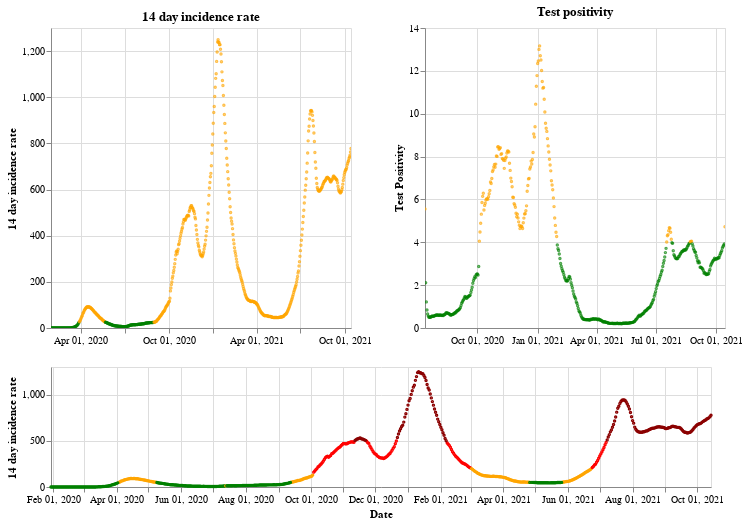

The code cell stored with this chart in its notebook:
### Markdown cell above
## England

### Code cell
plot_traffic_light('England')

### Figure 1 — Vega-Lite specification as saved in the notebook (floating-point values rounded to 4 significant figures; data arrays with more than 128 entries replaced by an {"elided": "..."} marker saying what was removed)
{"config": {"view": {"continuousWidth": 400, "continuousHeight": 300}}, "vconcat": [{"hconcat": [{"mark": {"type": "point", "size": 2}, "encoding": {"color": {"condition": {"value": "green", "test": "(datum.twoWeeklyCasesRate <= 25)"}, "value": "orange"}, "tooltip": [{"type": "nominal", "field": "areaName"}, {"type": "temporal", "field": "date"}, {"type": "quantitative", "field": "twoWeeklyCasesRate"}, {"type": "quantitative", "field": "testPositivity"}], "x": {"type": "temporal", "axis": {"title": ""}, "field": "date", "scale": {"domain": {"selection": "DateBrush"}}, "timeUnit": "yearmonthdate"}, "y": {"type": "quantitative", "axis": {"title": "14 day incidence rate"}, "field": "twoWeeklyCasesRate"}}, "title": "14 day incidence rate", "width": 300}, {"mark": {"type": "point", "size": 2}, "encoding": {"color": {"condition": {"value": "green", "test": "(datum.testPositivity <= 4)"}, "value": "orange"}, "tooltip": [{"type": "nominal", "field": "areaName"}, {"type": "temporal", "field": "date"}, {"type": "quantitative", "field": "twoWeeklyCasesRate"}, {"type": "quantitative", "field": "testPositivity"}], "x": {"type": "temporal", "axis": {"title": ""}, "field": "date", "scale": {"domain": {"selection": "DateBrush"}}, "timeUnit": "yearmonthdate"}, "y": {"type": "quantitative", "axis": {"title": "Test Positivity"}, "field": "testPositivity"}}, "title": "Test positivity", "width": 300}]}, {"layer": [{"mark": {"type": "point", "size": 2}, "encoding": {"color": {"condition": {"value": "orange", "test": "(((datum.testPositivity < 4) && (datum.twoWeeklyCasesRate >= 50)) && (datum.twoWeeklyCasesRate < 200))"}, "value": "red"}, "opacity": {"condition": {"value": 1, "test": "((datum.twoWeeklyCasesRate >= 50) && (datum.twoWeeklyCasesRate < 500))"}, "value": 0}, "tooltip": [{"type": "nominal", "field": "areaName"}, {"type": "temporal", "field": "date"}, {"type": "quantitative", "field": "twoWeeklyCasesRate"}, {"type": "quantitative", "field": "testPositivity"}], "x": {"type": "temporal", "axis": {"title": "Date"}, "field": "date", "timeUnit": "yearmonthdate"}, "y": {"type": "quantitative", "axis": {"title": "14 day incidence rate"}, "field": "twoWeeklyCasesRate"}}, "selection": {"DateBrush": {"type": "interval", "encodings": ["x"], "fields": ["Time"]}}}, {"mark": {"type": "point", "size": 2}, "encoding": {"color": {"value": "darkred"}, "opacity": {"condition": {"value": 1, "test": "(datum.twoWeeklyCasesRate >= 500)"}, "value": 0}, "tooltip": [{"type": "nominal", "field": "areaName"}, {"type": "temporal", "field": "date"}, {"type": "quantitative", "field": "twoWeeklyCasesRate"}, {"type": "quantitative", "field": "testPositivity"}], "x": {"type": "temporal", "axis": {"title": "Date"}, "field": "date", "timeUnit": "yearmonthdate"}, "y": {"type": "quantitative", "axis": {"title": "14 day incidence rate"}, "field": "twoWeeklyCasesRate"}}}, {"mark": {"type": "point", "size": 2}, "encoding": {"color": {"condition": {"value": "green", "test": "((datum.testPositivity < 4) && (datum.twoWeeklyCasesRate < 50))"}, "value": "orange"}, "opacity": {"condition": {"value": 1, "test": "(datum.twoWeeklyCasesRate < 50)"}, "value": 0}, "tooltip": [{"type": "nominal", "field": "areaName"}, {"type": "temporal", "field": "date"}, {"type": "quantitative", "field": "twoWeeklyCasesRate"}, {"type": "quantitative", "field": "testPositivity"}], "x": {"type": "temporal", "axis": {"title": "Date"}, "field": "date", "timeUnit": "yearmonthdate"}, "y": {"type": "quantitative", "axis": {"title": "14 day incidence rate"}, "field": "twoWeeklyCasesRate"}}}], "height": 120, "width": 660}], "data": {"name": "data-fdb95bc03248c8f51b9f4ba9a8c39fe6"}, "$schema": "https://vega.github.io/schema/vega-lite/v4.8.1.json", "datasets": {"data-fdb95bc03248c8f51b9f4ba9a8c39fe6": {"elided": "624 records"}}}
